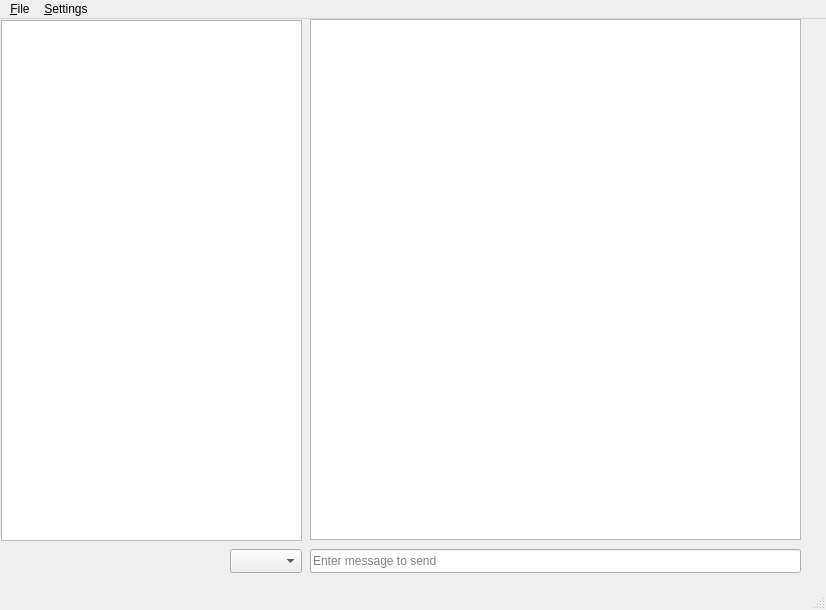
<?xml version="1.0" encoding="UTF-8"?>
<ui version="4.0">
 <class>MainWindow</class>
 <widget class="QMainWindow" name="MainWindow">
  <property name="windowModality">
   <enum>Qt::NonModal</enum>
  </property>
  <property name="geometry">
   <rect>
    <x>0</x>
    <y>0</y>
    <width>826</width>
    <height>610</height>
   </rect>
  </property>
  <property name="windowTitle">
   <string>MainWindow</string>
  </property>
  <property name="tabShape">
   <enum>QTabWidget::Triangular</enum>
  </property>
  <widget class="QWidget" name="centralwidget">
   <property name="cursor">
    <cursorShape>ArrowCursor</cursorShape>
   </property>
   <widget class="QListWidget" name="msgList">
    <property name="geometry">
     <rect>
      <x>310</x>
      <y>0</y>
      <width>491</width>
      <height>521</height>
     </rect>
    </property>
   </widget>
   <widget class="QLineEdit" name="InputBar">
    <property name="geometry">
     <rect>
      <x>310</x>
      <y>530</y>
      <width>491</width>
      <height>24</height>
     </rect>
    </property>
    <property name="toolTip">
     <string>Enter Text here to send</string>
    </property>
    <property name="statusTip">
     <string/>
    </property>
    <property name="autoFillBackground">
     <bool>false</bool>
    </property>
    <property name="echoMode">
     <enum>QLineEdit::Normal</enum>
    </property>
    <property name="cursorPosition">
     <number>0</number>
    </property>
    <property name="readOnly">
     <bool>false</bool>
    </property>
    <property name="placeholderText">
     <string>Enter message to send</string>
    </property>
    <property name="clearButtonEnabled">
     <bool>true</bool>
    </property>
   </widget>
   <widget class="QTableWidget" name="chatList">
    <property name="geometry">
     <rect>
      <x>1</x>
      <y>1</y>
      <width>301</width>
      <height>521</height>
     </rect>
    </property>
    <property name="defaultDropAction">
     <enum>Qt::LinkAction</enum>
    </property>
    <property name="alternatingRowColors">
     <bool>false</bool>
    </property>
    <property name="sortingEnabled">
     <bool>true</bool>
    </property>
   </widget>
   <widget class="QComboBox" name="userSelect">
    <property name="geometry">
     <rect>
      <x>230</x>
      <y>530</y>
      <width>72</width>
      <height>24</height>
     </rect>
    </property>
   </widget>
  </widget>
  <widget class="QMenuBar" name="menubar">
   <property name="geometry">
    <rect>
     <x>0</x>
     <y>0</y>
     <width>826</width>
     <height>21</height>
    </rect>
   </property>
   <widget class="QMenu" name="menuFile">
    <property name="title">
     <string>&amp;File</string>
    </property>
    <addaction name="action_Export"/>
    <addaction name="actionExit"/>
   </widget>
   <widget class="QMenu" name="menuSettings">
    <property name="title">
     <string>&amp;Settings</string>
    </property>
   </widget>
   <addaction name="menuFile"/>
   <addaction name="menuSettings"/>
  </widget>
  <widget class="QStatusBar" name="statusbar">
   <property name="sizeGripEnabled">
    <bool>true</bool>
   </property>
  </widget>
  <action name="actionExit">
   <property name="text">
    <string>E&amp;xit</string>
   </property>
  </action>
  <action name="action_Export">
   <property name="text">
    <string>&amp;Export</string>
   </property>
  </action>
 </widget>
 <resources/>
 <connections>
  <connection>
   <sender>actionExit</sender>
   <signal>triggered()</signal>
   <receiver>MainWindow</receiver>
   <slot>close()</slot>
   <hints>
    <hint type="sourcelabel">
     <x>-1</x>
     <y>-1</y>
    </hint>
    <hint type="destinationlabel">
     <x>399</x>
     <y>299</y>
    </hint>
   </hints>
  </connection>
 </connections>
</ui>
